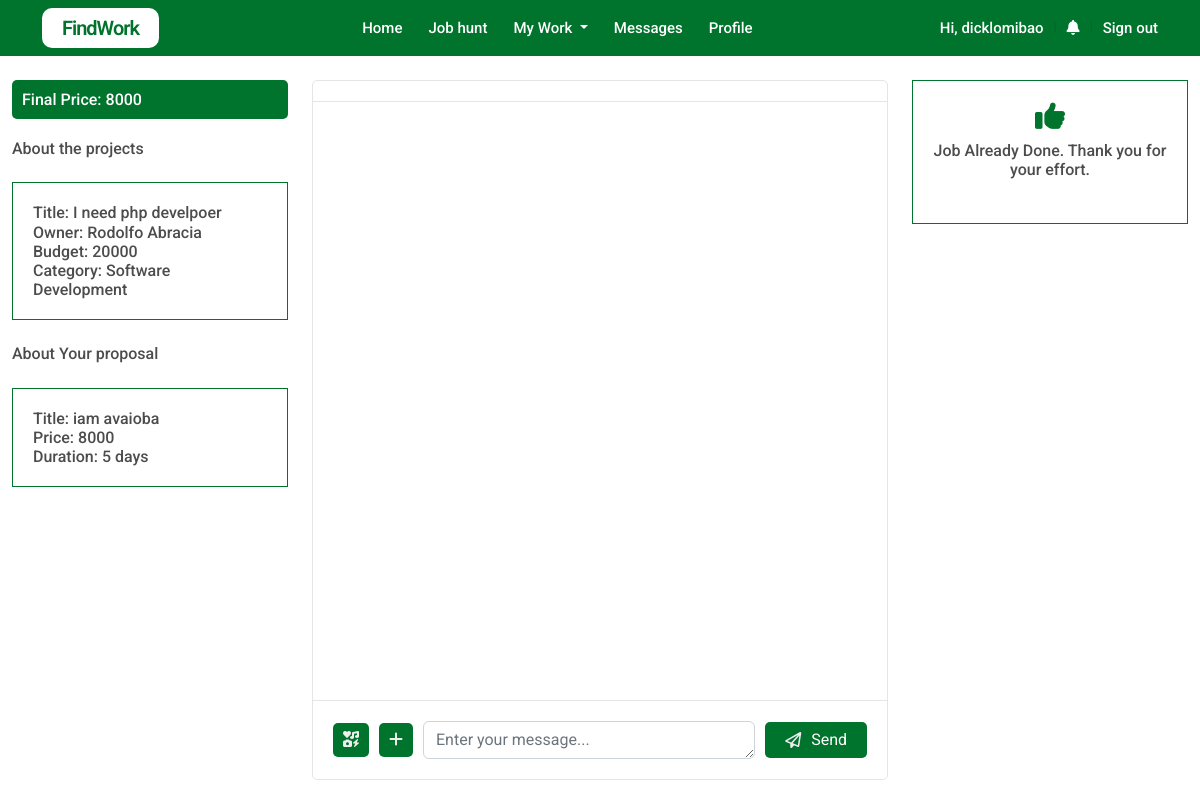
/pages/freelancer/freelancer_jobstart_view.php?jobid=63d245b048fc61674724784 (signed in), run on the app's committed database.
### tables this page shows
CREATE TABLE `jobs` (
  `id` varchar(200) NOT NULL,
  `owner_id` varchar(200) NOT NULL,
  `title` varchar(500) NOT NULL,
  `descriptions` varchar(10000) NOT NULL,
  `category_id` int(10) NOT NULL,
  `level` varchar(200) NOT NULL,
  `required_skills` varchar(2000) NOT NULL,
  `budget` float NOT NULL,
  `due_date` datetime NOT NULL,
  `date_created` datetime DEFAULT NULL,
  `status` int(2) NOT NULL
);

CREATE TABLE `categories` (
  `id` int(11) NOT NULL,
  `title` varchar(200) NOT NULL,
  `descriptions` varchar(500) NOT NULL,
  `date_created` timestamp NOT NULL DEFAULT current_timestamp()
);

### classes/db_config.php (called while the page is built, shortened)
<?php
class DB{
    private $host = "localhost";
    private $user = "root";
    private $pass = "";
    private $db = "findwork";
    private $connection;
    function __construct()
    {
        try{
            $this->connection = new PDO(
                "mysql:host=$this->host;dbname=$this->db",
                $this->user,
                $this->pass,
                [PDO::ATTR_ERRMODE => PDO::ERRMODE_EXCEPTION]
            );
            return $this->connection;
        }catch(PDOException $ex){
            echo "Error: " . $ex->getMessage();
        }
    }
    function getConnection(){
        return $this->connection;
    }
}

### classes/proposal.php (called while the page is built, shortened)
<?php
require_once "db_config.php";
class Proposal extends DB
{
    public function getProposalforView($id)
    {
        $sql = "SELECT
        proposal.id,
        proposal.job_id,
        proposal.owner,
        proposal.proposal_title,
        proposal.proposal_desc,
        proposal.proposal_price,
        proposal.proposal_duration,
        proposal.proposal_otherinfo,
        proposal.proposal_status,
        proposal.date_created,
        proposal.delivered,
        proposal.delivered_item,
        concat(userinfo.firstname, ' ', userinfo.lastname) as fullname,
        accountinfo.profile_pic FROM proposal,userinfo,accountinfo,jobs
        WHERE userinfo.id = proposal.owner AND accountinfo.owner_id = userinfo.id and proposal.job_id = jobs.id and proposal.owner = ? and proposal.job_id = ? and proposal.proposal_status = 1 ORDER BY proposal.date_created DESC;";
        $stmt = $this->getConnection()->prepare($sql);
        $stmt->execute([
            $_SESSION['ownerid'],
            $id,
        ]);
        return $stmt->fetchAll(PDO::FETCH_ASSOC);
    }
}

### classes/job_list_getter.php (called while the page is built, shortened)
<?php
require_once 'db_config.php';
class Job_collection extends DB
{
    public function getFreelancerStarted($id)
    {
        $sql = "SELECT
        jobs.id,
        jobs.owner_id,
        jobs.title,
        categories.title as category,
        jobs.descriptions,
        jobs.level,
        jobs.required_skills,
        jobs.budget,
        jobs.due_date,
        jobs.date_created,
        jobs.status
        FROM jobs,categories
        WHERE jobs.category_id = categories.id and jobs.status = 3
        and jobs.id = ?";
        $stmt = $this->getConnection()->prepare($sql);
        $stmt->execute([$id]);
        return $stmt->fetchAll(PDO::FETCH_ASSOC);
    }
}

### classes/accountinformation.php (called while the page is built, shortened)
<?php
    require_once 'db_config.php';
    class AccountInfo extends DB{
        public function getImportantInfo($data){
            $sql = "SELECT userinfo.id, concat(userinfo.firstname , ' ', userinfo.lastname) as fullname, accountinfo.profile_pic,accountinfo.user_status FROM userinfo,accountinfo WHERE accountinfo.owner_id = userinfo.id and userinfo.id = ?";
            $stmt = $this->getConnection()->prepare($sql);
            $stmt->execute([
                    $data
            ]);
            return $stmt->fetchAll(PDO::FETCH_ASSOC);
        }
    }

### classes/messages_class.php (called while the page is built, shortened)
<?php
require_once 'db_config.php';
 class Messages extends DB{
    public function conversationExits($data){
        $sql = "SELECT * FROM `conversationlist` WHERE users = ? or users = ?";
        $pdo = $this->getConnection();
        $stmt = $pdo->prepare($sql);
        $stmt->execute($data);
        return $stmt->fetchAll(PDO::FETCH_ASSOC);
    }
 }
?>

### classes/job_income.php (called while the page is built, shortened)
<?php
require_once 'db_config.php';
class JobIncome extends DB
{
    public function checkIfDone($data)
    {
        $sql = "SELECT * FROM`job_income` where jobid = ?";
        $stmt = $this->getConnection()->prepare($sql);
        $stmt->execute([$data]);
        return $stmt->fetchAll(PDO::FETCH_ASSOC);
    }
}

### pages/freelancer/freelancer_jobstart_view.php (the view, shortened to what this page needs)
<?php
require_once '../../classes/job_list_getter.php';
require_once '../../classes/proposal.php';
require_once '../../classes/accountinformation.php';
require_once '../../classes/messages_class.php';
require_once '../../classes/job_income.php';
$job_collection = new Job_collection;
$proposal = new Proposal;
$info = new AccountInfo;
$msg = new Messages;
$income = new  JobIncome;
$joblist = $job_collection->getFreelancerStarted($_GET['jobid']);
$propos = $proposal->getProposalforView($_GET['jobid']);
$freelancer = $info->getImportantInfo($joblist[0]['owner_id']);
$convo = $msg->conversationExits([
    $_SESSION['ownerid'] . '-' . $freelancer[0]['id'],
    $freelancer[0]['id'] . '-' . $_SESSION['ownerid']
]);
?>
<!DOCTYPE html>
<html lang="en">
<head>
    <?php require_once '../linklist.php'; ?>
    <link rel="stylesheet" href="../../css/client_jobslist.css">
    <link rel="stylesheet" href="../../css/message.css">
</head>
<body>
    <?php include 'freelancer_navbar.php' ?>
    <div style="max-width: 1300px;margin:auto">
        <div class="container-fluid" style="margin-top: 80px;">
            <div class="row">
                <div class="col-md-3">
                    <h6 class="priceprice">Final Price: <?php echo $propos[0]['proposal_price']; ?></h6>
                    <h6>About the projects</h6>
                    <br>
                    <div class="boxbox">
                        <h6>Title: <?php echo $joblist[0]['title']; ?></h6>
                        <h6>Owner: <?php echo $info->getImportantInfo($joblist[0]['owner_id'])[0]['fullname'] ?></h6>
                        <h6>Budget: <?php echo $joblist[0]['budget']; ?></h6>
                        <h6>Category: <?php echo $joblist[0]['category']; ?></h6>
                    </div>
                    <br>
                    <h6>About Your proposal</h6>
                    <br>
                    <div class="boxbox">
                        <h6>Title: <?php echo $propos[0]['proposal_title']; ?></h6>
                        <h6>Price: <?php echo $propos[0]['proposal_price']; ?></h6>
                        <h6>Duration: <?php echo $propos[0]['proposal_duration']; ?></h6>
                    </div>
                    <br>
                </div>
                <div class="col-md-6">
                    <div class="conversation-side">
                        <div class="conversation-info" id="msgr-info">
                        </div>
                        <div class="conv-msg-list" id="msg-list">
                        </div>
                        <div class="input-msg">
                            <div class="form-msg">
                                <button class="second-btn btn-emoji"><i class="fa-solid fa-icons second-btn"></i></button>
                                <button data-bs-toggle="modal" data-bs-target="#exampleModal" class="addfile-btn"><i class="fa-solid fa-plus"></i></button>
                                <textarea type="text" id="msg-content" rows="1" class="form-control two" placeholder="Enter your message..."></textarea>
                                <button type="submit" class="btn-send" data-id="<?php echo $convo[0]['id']; ?>" id="sendme"><i class="fa-regular fa-paper-plane"></i>Send</button>
                            </div>
                        </div>
                    </div>
                </div>
                <div class="col-md-3">
                    <?php if (empty($income->checkIfDone($_GET['jobid']))) {
                        if ($propos[0]['delivered'] == 1) { ?>
                            <div class="box-rcv">
                                <i class="fa-regular fa-clock"></i>
                                <h6>Already send the output. Waiting for the client to recieve the order.</h6>
                            </div>
                        <?php } else { ?>
                            <div class="box-rcv">
                                <i class="fa-regular fa-clock"></i>
                                <h6>Do it our client already waiting for the output.</h6>
                            </div>
                        <?php } ?>
                    <?php } else { ?>
                        <div class="box-rcv">
                            <i class="fa-solid fa-thumbs-up"></i>
                            <h6>Job Already Done. Thank you for your effort.</h6>
                            <br>
                        </div>
                    <?php } ?>
                </div>
            </div>
        </div>
    </div>
</body>
</html>

### css/body_config.css (style rules this page uses)
body * { margin: 0; padding: 0; box-sizing: border-box; font-family: 'Roboto', sans-serif; color: rgba(0, 0, 0, .7); }

### css/message.css (style rules this page uses)
.conversation-side { height: calc(100vh - 100px); border: 1px solid rgba(0, 0, 0, .1); display: grid; grid-template-rows: auto 1fr auto; border-radius: 5px; }
.conversation-info { padding: 10px 20px; display: flex; align-items: center; border-bottom: 1px solid rgba(0, 0, 0, .1); }
.conv-msg-list { overflow: auto; padding: 10px 20px; }
.input-msg { border-top: 1px solid rgba(0, 0, 0, .1); padding: 20px; }
.form-msg { display: flex; align-items: center; }
.btn-send { margin-left: 10px; background-color: #00732c; color: white; border: none; padding: 6px 20px; border-radius: 5px; display: flex; align-items: center; }
.addfile-btn { margin-right: 10px; background-color: #00732c; color: white; padding: 5px 10px; border-radius: 5px; border: none; }
.addfile-btn i { font-size: 16px; color: #eee; }
.btn-send i { font-size: 16px; margin-right: 10px; color: #eee; }
.btn-emoji { margin-right: 10px; background-color: #00732c; color: white; padding: 5px 10px; border-radius: 5px; border: none; }
.btn-emoji i { color: #eee; }

### pages/freelancer/freelancer_jobstart_view.php (style rules this page uses)
.boxbox { width: 100%; padding: 20px; border: 1px solid #00732c; }
.priceprice { padding: 10px; background-color: #00732c; margin: 0 0 20px 0; color: white; border-radius: 5px; }
.box-rcv { text-align: center; border: 1px solid #00732c; padding: 20px; }
.box-rcv i { font-size: 30px; margin-bottom: 10px; color: #00732c; }

### data on the page
jobs: title "I need php develpoer", budget "20000", category.title "Software Development"

### other printed values
$_SESSION['username'] "dicklomibao"
$propos[0]['proposal_price'] "8000"
$info->getImportantInfo($joblist[0]['owner_id'])[0]['fullname'] "Rodolfo Abracia"
$propos[0]['proposal_title'] "iam avaioba"
$propos[0]['proposal_duration'] "5 days"
